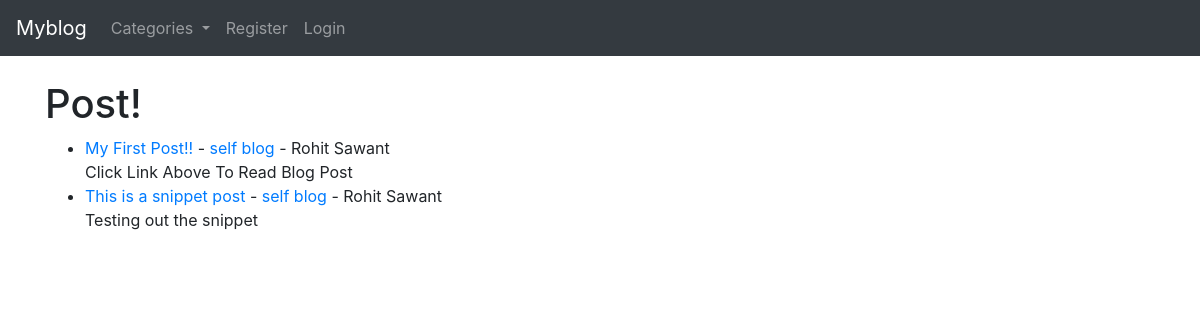
The page / on the database its author committed.
### myblog/models.py (models this page shows, shortened)
class Post(models.Model):
    title = models.CharField(max_length=255)
    title_tag = models.CharField(max_length=255)
    author = models.ForeignKey(User, on_delete=models.CASCADE)
    body = RichTextField(blank=True, null=True)
    post_date = models.DateField(auto_now_add=True)
    category = models.CharField(max_length=255)
    snippet = models.CharField(max_length=255)
    likes = models.ManyToManyField(User, related_name='blog_posts')

### myblog/views.py (the view)
# urls.py: path('', HomeView.as_view(), name="home"),
class HomeView(ListView):
    model = Post
    template_name = 'home.html'
    ordering = ['-post_date']
    def get_context_data(self, *args ,**kwargs):
        cat_menu = Category.objects.all()
        context = super(HomeView, self).get_context_data(*args ,**kwargs)
        context['cat_menu']= cat_menu
        return context

### myblog/models.py (called while the page is built)
    def __str__(self):
        return self.name

### myblog/templates/home.html (shortened to what this page needs)
{% extends 'base.html' %}
{% block content  %}
<h1>Post!</h1>
<ul>
{% for post in object_list %}
    <li><a href="{% url 'article-detail' post.pk %}">
    {{post.title}}</a>
    - <a href= "{% url 'category' post.category|slugify %}">{{post.category}}</a>
    - {{post.author.first_name}}
      {{post.author.last_name}}
    <br/>
    {{post.snippet}}
    </li>
{% endfor%}
</ul>
{% endblock %}

### myblog/templates/base.html (shortened to what this page needs)
<!doctype html>
<html lang="en">
  <head>
    <link rel="stylesheet" href="https://cdn.jsdelivr.net/npm/bootstrap@4.6.2/dist/css/bootstrap.min.css">
  </head>
  <body>
    <nav class="navbar navbar-expand-lg navbar-dark bg-dark">
        <a class="navbar-brand" href="{% url 'home'%}">Myblog</a>
        <div class="collapse navbar-collapse" id="navbarSupportedContent">
          <ul class="navbar-nav mr-auto">
            {% if cat_menu %}
            <li class="nav-item dropdown">
              <a class="nav-link dropdown-toggle" href="#" role="button" data-toggle="dropdown" aria-expanded="false">
                Categories
              </a>
            </li>
            {% else %}
                <li class="nav-item">
                  <a class="nav-link" href="{% url 'category-list' %}">Categories</a>
                </li>
            {% endif %}
            {% if user.is_authenticated %}
            <li class="nav-item">
              <a class="nav-link" href="{% url 'add-post' %}">Add Post</a>
            </li>
            <li class="nav-item">
              <a class="nav-link" href="{% url 'add-category' %}">Add Category</a>
            </li>
            <li class="nav-item">
              <a class="nav-link" href="{% url 'edit-profile' %}">Edit Profile</a>
            </li>
            <li class="nav-item" style="position: relative">
              <form action="{% url 'logout' %}" method="post">
              {% csrf_token %}
              <button type="submit" class="nav-link" style="border: none; background: none; cursor: pointer">Logout</button>
            </form>
            </li>
            {% else %}
            <li class="nav-item">
              <a class="nav-link" href="{% url 'register' %}">Register</a>
            </li>
            <li class="nav-item">
              <a class="nav-link" href="{% url 'login' %}">Login</a>
            </li>
            {% endif %}
          </ul>
        </div>
      </nav>
    <br/>
    <div class="container">
    {% block content  %}
    {% endblock %}
    </div>
  </body>
</html>

### rows shown on the page
Post: title "My First Post!!", category "self blog", author.first_name "Rohit", author.last_name "Sawant", snippet "Click Link Above To Read Blog Post"
Post: title "This is a snippet post", category "self blog", author.first_name "Rohit", author.last_name "Sawant", snippet "Testing out the snippet"
